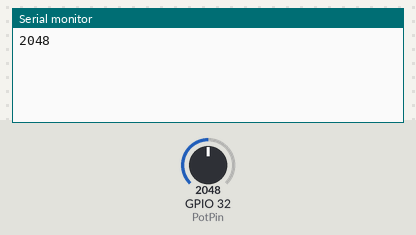
This sketch was run on a simulated ESP32. On the bench: the last lines printed to the serial monitor. The inputs (shaded band) are chosen by the test bench; at power-on: GPIO 32 (PotPin) = 2048.

Above: at 5.2 s.
5.3 s: GPIO 32 (PotPin) set to 2866
At 8.8 s:
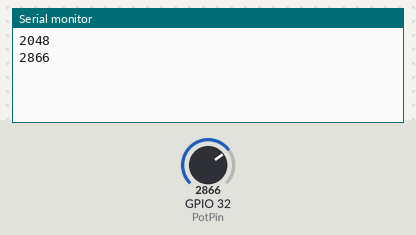
10.1 s: GPIO 32 (PotPin) set to 3603
At 13.0 s:
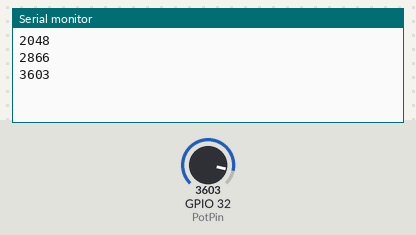
Timing chart, 0 to 14.5 s (numbered marks = the images above; inputs shaded):
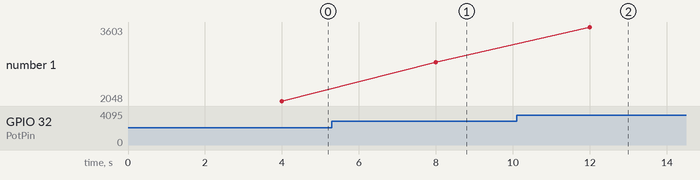

Measured:
- after the input at 5.3 s, the serial monitor: prints a new line after 2.7 s (image 1)
- after the input at 10.1 s, the serial monitor: prints a new line after 1.9 s (image 2)
- plotted number 1: 2048 → 2866 after the input at 5.3 s, 2866 → 3603 after the input at 10.1 s

The sketch:

07_AnalogRead.ino
```cpp
const int PotPin = 32;

int PotInp = 0;

void setup() {
  // put your setup code here, to run once:
  Serial.begin(115200);
  delay(4000);
}

void loop() {
  // put your main code here, to run repeatedly:
  PotInp = analogRead(PotPin);
  Serial.println(PotInp);
  delay(4000);
}
```
